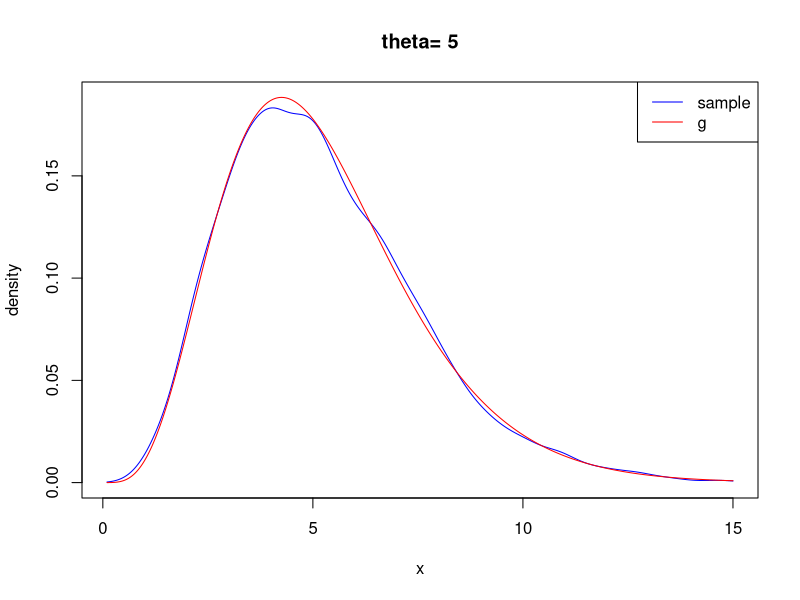
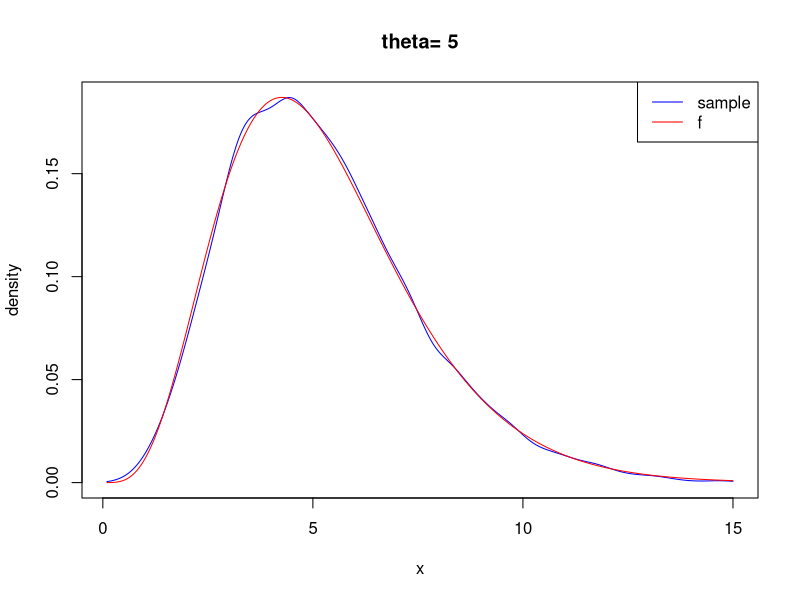

Generate these figures, in order, with R:
#2(b)---------------------------------------------------------
g.sample <- function(theta,n){
  sample = rep(0, n)
  for (i in 1:n){
    a = sample(1:2,1,prob = c(2*gamma(theta),gamma(theta+1/2)))
    if (a==1){
      x = rgamma(1,theta)
      sample[i] = x
    } else {
      x = rgamma(1,theta+1/2)
      sample[i] = x
    }
  }
  return(sample)
}

sample = g.sample(5,10000)
theta = 5 

#plot
intvl=c(.1, 15)
n.p=10001
dg.obj = density(sample, from=intvl[1], to=intvl[2], n=n.p)
x = dg.obj$x
dg = dg.obj$y
g.val = 2*x^(theta-1)*exp(-x)+x^(theta-1/2)*exp(-x)
g <- function(x) {2*x^(theta-1)*exp(-x)+x^(theta-1/2)*exp(-x)}
c <- integrate(g, lower = 0, upper = Inf)$value
g.val = g.val/c
title1 <- paste("theta=",theta)
plot(ts(cbind(dg,g.val),start=intvl[1],
        deltat=diff(intvl)/(n.p-1)), main = c(title1),
     plot.type="single", col=c("blue", "red"),
     ylab="density", xlab="x")
legend("topright",legend=c('sample','g'),col=c('blue','red'),
       lty=1)

#2(c)------------------------------------------------------------
f.sample <- function(theta, n=10000) {
  sample = rep(0, n)
  for (i in 1:n) {
    while (1) {
      x = g.sample(theta,1)
      if ((sqrt(2)/2)*(2+sqrt(x))*runif(1) < sqrt(4+x)) {
        sample[i] = x
        break
      }
    }
  }
  
  #plot
  intvl=c(.1, 15)
  n.p=10001
  df.obj = density(sample, from=intvl[1], to=intvl[2], n=n.p)
  x = df.obj$x
  df = df.obj$y
  f.val = sqrt(4+x)*x^(theta-1)*exp(-1*x)
  f <- function(x) {sqrt(4+x)*x^(theta-1)*exp(-1*x)}
  c <- integrate(f, lower = 0, upper = Inf)$value
  f.val = f.val/c
  title1 <- paste("theta=",theta)
  plot(ts(cbind(df,f.val),start=intvl[1],
          deltat=diff(intvl)/(n.p-1)),main = c(title1),
       plot.type="single", col=c("blue", "red"),
       ylab="density", xlab="x")
  legend("topright",legend=c('sample','f'),col=c('blue','red'),
         lty=1)
  
  return(sample)
}

sample = f.sample(5)
